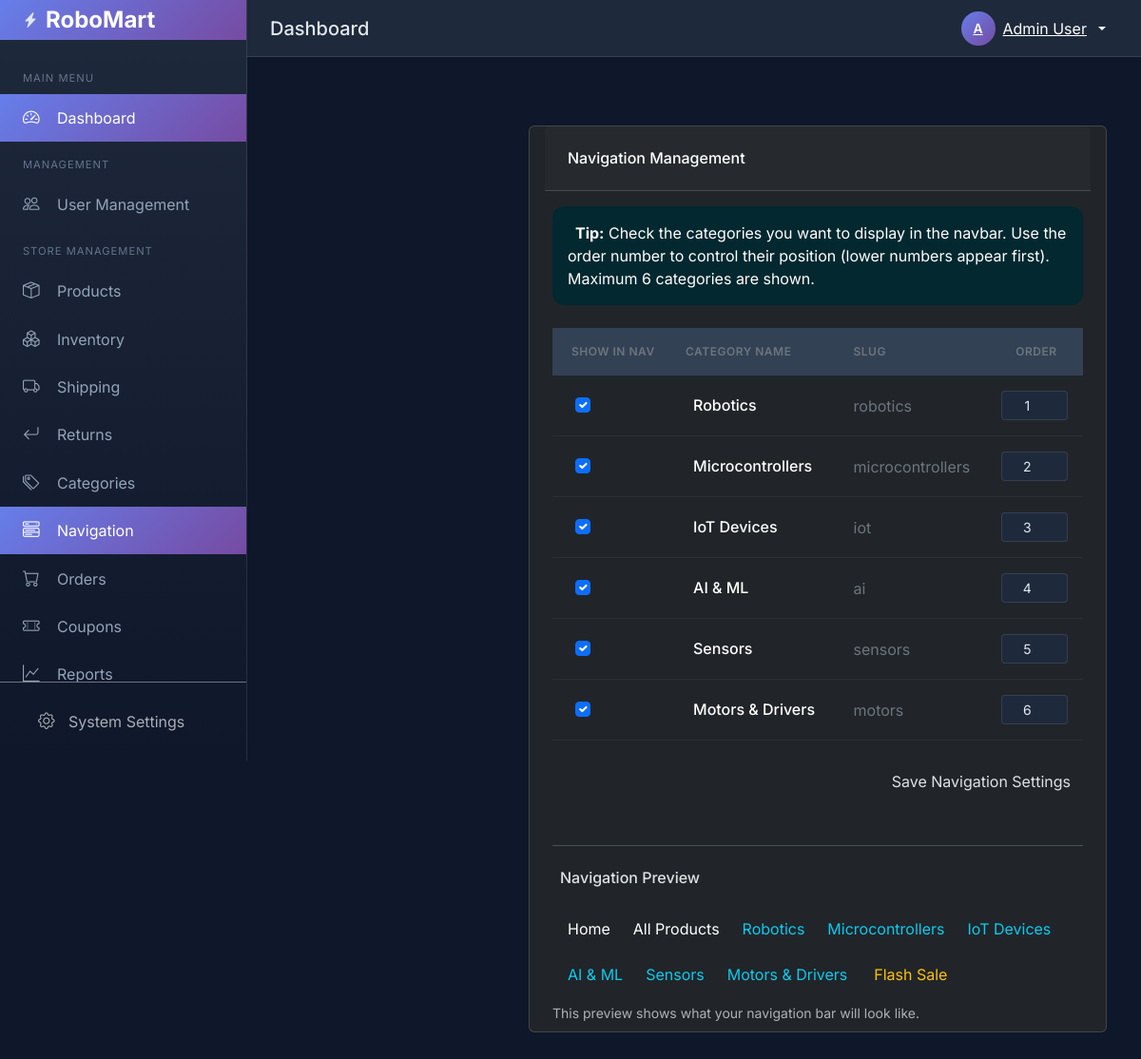
/backend/navigation/index.php (signed in), run on the app's committed database.
### tables this page shows
CREATE TABLE IF NOT EXISTS categories (
    id INT AUTO_INCREMENT PRIMARY KEY,
    name VARCHAR(100) NOT NULL,
    slug VARCHAR(100) NOT NULL UNIQUE,
    description TEXT,
    show_in_nav TINYINT(1) DEFAULT 1,
    nav_order INT DEFAULT 0,
    created_at TIMESTAMP DEFAULT CURRENT_TIMESTAMP
);

### backend/navigation/index.php (the view, shortened to what this page needs)
<?php
require_once '../config.php';
$categories = $pdo->query("SELECT * FROM categories ORDER BY nav_order ASC, name ASC")->fetchAll();
include '../includes/header.php';
include '../includes/sidebar.php';
?>
<main class="main-content position-relative max-height-vh-100 h-100 border-radius-lg">
    <div class="container-fluid py-4">
        <div class="row">
            <div class="col-12">
                <div class="card my-4">
                    <div class="card-header p-0 position-relative mt-n4 mx-3 z-index-2">
                        <div class="bg-gradient-primary shadow-primary border-radius-lg pt-4 pb-3">
                            <h6 class="text-white text-capitalize ps-3">
                                <i class="fas fa-bars me-2"></i>Navigation Management
                            </h6>
                        </div>
                    </div>
                    <div class="card-body px-4 pb-2">
                        <div class="alert alert-info text-white mb-4">
                            <strong>Tip:</strong> Check the categories you want to display in the navbar. Use the order number to control their position (lower numbers appear first). Maximum 6 categories are shown.
                        </div>
                        <form method="POST" action="">
                            <div class="table-responsive">
                                <table class="table align-items-center mb-0">
                                    <thead>
                                        <tr>
                                            <th class="text-uppercase text-secondary text-xxs font-weight-bolder opacity-7">
                                                <i class="fas fa-eye me-1"></i>Show in Nav
                                            </th>
                                            <th class="text-uppercase text-secondary text-xxs font-weight-bolder opacity-7">Category Name</th>
                                            <th class="text-uppercase text-secondary text-xxs font-weight-bolder opacity-7">Slug</th>
                                            <th class="text-uppercase text-secondary text-xxs font-weight-bolder opacity-7 text-center">
                                                <i class="fas fa-sort-numeric-down me-1"></i>Order
                                            </th>
                                        </tr>
                                    </thead>
                                    <tbody>
                                        <?php if (empty($categories)): ?>
                                        <tr>
                                            <td colspan="4" class="text-center py-4">
                                                <p class="text-muted mb-0">No categories found. <a href="../categories/add.php">Add a category</a> first.</p>
                                            </td>
                                        </tr>
                                        <?php else: ?>
                                        <?php foreach ($categories as $cat): ?>
                                        <tr>
                                            <td class="ps-4">
                                                <div class="form-check">
                                                    <input type="checkbox" name="show_in_nav[]" value="<?php echo $cat['id']; ?>"
                                                           class="form-check-input" id="nav_<?php echo $cat['id']; ?>"
                                                           <?php echo $cat['show_in_nav'] ? 'checked' : ''; ?>>
                                                </div>
                                            </td>
                                            <td>
                                                <div class="d-flex px-2 py-1">
                                                    <div class="d-flex flex-column justify-content-center">
                                                        <h6 class="mb-0 text-sm"><?php echo htmlspecialchars($cat['name']); ?></h6>
                                                    </div>
                                                </div>
                                            </td>
                                            <td>
                                                <span class="text-xs text-secondary"><?php echo htmlspecialchars($cat['slug']); ?></span>
                                            </td>
                                            <td class="text-center">
                                                <input type="number" name="nav_order[<?php echo $cat['id']; ?>]"
                                                       value="<?php echo $cat['nav_order'] ?? 0; ?>"
                                                       class="form-control form-control-sm text-center"
                                                       style="width: 70px; margin: 0 auto;"
                                                       min="0" max="100">
                                            </td>
                                        </tr>
                                        <?php endforeach; ?>
                                        <?php endif; ?>
                                    </tbody>
                                </table>
                            </div>
                            <?php if (!empty($categories)): ?>
                            <div class="d-flex justify-content-end mt-4">
                                <button type="submit" name="update_nav" class="btn bg-gradient-primary">
                                    <i class="fas fa-save me-2"></i>Save Navigation Settings
                                </button>
                            </div>
                            <?php endif; ?>
                        </form>
                        <div class="mt-5 pt-4 border-top">
                            <h6 class="mb-3"><i class="fas fa-desktop me-2"></i>Navigation Preview</h6>
                            <div class="bg-dark rounded p-3">
                                <div class="d-flex align-items-center gap-4 flex-wrap">
                                    <span class="text-white">Home</span>
                                    <span class="text-white">All Products</span>
                                    <?php
                                    $preview_cats = array_filter($categories, function($c) { return $c['show_in_nav']; });
                                    usort($preview_cats, function($a, $b) { return ($a['nav_order'] ?? 0) - ($b['nav_order'] ?? 0); });
                                    foreach ($preview_cats as $pc):
                                    ?>
                                    <span class="text-info"><?php echo htmlspecialchars($pc['name']); ?></span>
                                    <?php endforeach; ?>
                                    <span class="text-warning"><i class="fas fa-bolt me-1"></i>Flash Sale</span>
                                </div>
                            </div>
                            <small class="text-muted">This preview shows what your navigation bar will look like.</small>
                        </div>
                    </div>
                </div>
            </div>
        </div>
    </div>
</main>
<?php include '../includes/footer.php'; ?>

### backend/includes/header.php (style rules this page uses)
:root { --sidebar-width: 260px; --header-height: 60px; --primary-gradient: linear-gradient(135deg, #667eea 0%, #764ba2 100%); }
body { font-family: 'Inter', sans-serif; background-color: #0f172a; color: #e2e8f0; }
.main-content { margin-left: var(--sidebar-width); min-height: 100vh; }
.table { margin: 0; color: #e2e8f0; }
.table thead th { background: #334155; border-bottom: none; padding: 1rem; font-weight: 600; text-transform: uppercase; font-size: 0.75rem; letter-spacing: 0.5px; }
.table tbody td { padding: 1rem; border-color: rgba(255,255,255,0.05); vertical-align: middle; }
.form-control, .form-select { background: #1e293b; border: 1px solid rgba(255,255,255,0.1); color: #e2e8f0; }
.alert { border: none; border-radius: 12px; }

### data on the page
categories: show_in_nav "☑", name "Robotics", slug "robotics", id+nav_order "1"
categories: show_in_nav "☑", name "Microcontrollers", slug "microcontrollers", id+nav_order "2"
categories: show_in_nav "☑", name "IoT Devices", slug "iot", id+nav_order "3"
categories: show_in_nav "☑", name "AI & ML", slug "ai", id+nav_order "4"
categories: show_in_nav "☑", name "Sensors", slug "sensors", id+nav_order "5"
categories: show_in_nav "☑", name "Motors & Drivers", slug "motors", id+nav_order "6"

### other printed values
substr($_SESSION['full_name'], 0, 1) "A"
$_SESSION['full_name'] "Admin User"
